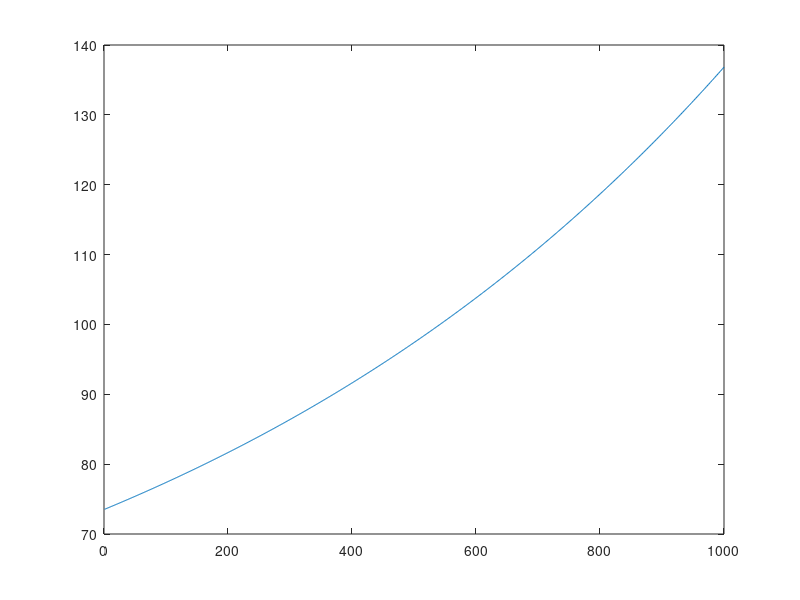

Source code (MATLAB):
clear;
clc;

n_households = 1000;
init = 100 * diag(ones(n_households));

for i = 1:n_households
    for j = 1:n_households - 1
        if j >= i
            j = j + 1;
        end
        init(i) = init(i) + init(j)/(n_households - 1);
        init(j) = init(j)*(n_households - 2)/(n_households - 1);
    end
end

plot(init)